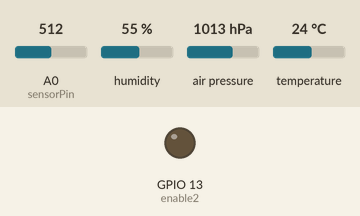
Simulated run of this sketch. Board: ESP8266 (NodeMCU). Parts: output pins drawn as LEDs (lit = HIGH). The test bench sets the inputs (shaded band); at power-on: A0 (sensorPin) = 512, humidity 55 %, air pressure 1013 hPa, temperature 24 °C. WiFi joins after 1.5 s; servers stay silent unless stated; what the sketch prints to the serial monitor is not drawn.

Above: at 3.3 s.
3.4 s: A0 (sensorPin) set to 444
9.4 s: A0 (sensorPin) set to 419
At 16.5 s:
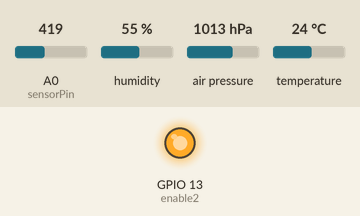
17.2 s: A0 (sensorPin) set to 716
At 28.9 s:
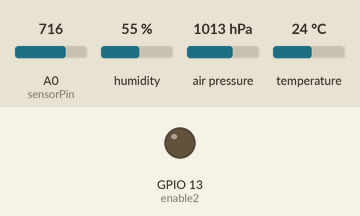
29.6 s: A0 (sensorPin) set to 306
At 41.3 s:
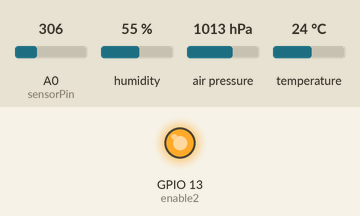
Timing chart, 0 to 42.8 s (numbered marks = the images above; inputs shaded):
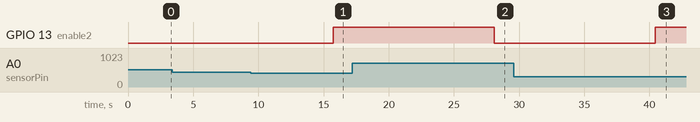

Measured:
- the behaviour switches between 435 and 434 on A0 (sensorPin) (found by bisection; images 0 and 1)
- after the input at 3.4 s, every drawn part: stays the same
- after the input at 9.4 s, GPIO 13 (enable2): LOW → HIGH after 6.4 s
- after the input at 17.2 s, GPIO 13 (enable2): HIGH → LOW after 10.9 s
- after the input at 29.6 s, GPIO 13 (enable2): LOW → HIGH after 10.9 s

The sketch:

minor5.ino.ino
```cpp
#include <ESP8266WiFi.h>
#include "DHT.h"
#include <SFE_BMP180.h>
#include <Wire.h>

#include<ThingSpeak.h>

#define ALTITUDE 431.0
#define DHTPIN 0     // what digital pin we're connected to
#define DHTTYPE DHT11   // DHT 11

SFE_BMP180 pressure;
DHT dht(DHTPIN, DHTTYPE);
const char* ssid     = "saisrinivas"; // Your ssid
const char* password = "Gayathris"; // Your Password

WiFiClient client;
 unsigned long myChannelNumber = 1400536;
 const char * myWriteAPIKey = "9FAQFX9YPJPXKFTG";

int sensorPin = A0;    // input for LDR and rain sensor
int enable2 = 13;      // enable reading Rain sensor
int sensorValue2 = 0;


char status;
double T,P,p0,a;
String result;
WiFiServer server(80);
void setup() {
Serial.begin(115200);
delay(100);
dht.begin();
pinMode(enable2, OUTPUT);
Serial.print("Connecting to ");
Serial.println(ssid);
WiFi.begin(ssid, password);

while (WiFi.status() != WL_CONNECTED) {
delay(500);
Serial.print(".");
}

Serial.println("");
Serial.println("WiFi is connected");
server.begin();
Serial.println("Server started");


Serial.println(WiFi.localIP());
ThingSpeak.begin(client);
  if (pressure.begin())
    Serial.println("BMP180 init success");
  else
  {
    Serial.println("BMP180 init fail\n\n");
    while(1); // Pause forever.
  }
  delay(500);
}

void loop() {
    status = pressure.getPressure(P,T);//get the pressure and stores the value in P
    if (status != 0)
    {
      Serial.print("absolute pressure: ");
          Serial.print(P,2);
          Serial.print(" mb, ");
p0 = pressure.sealevel(P,ALTITUDE); // we're at 431 meters (Boulder, CO)
Serial.print("provided altitude:");
Serial.print(ALTITUDE);
Serial.print("relative (sea-level) pressure: ");
Serial.print(p0,2);
Serial.print(" mb, ");
Serial.println("");
}
ThingSpeak.writeField(myChannelNumber, 3, (float)p0, myWriteAPIKey);
delay(1000);
sensorValue2 = analogRead(sensorPin);
sensorValue2 = constrain(sensorValue2, 150, 440); //limits the value of sensorvalue2 in between 150 to 440 constrain(variable,low,high);
sensorValue2 = map(sensorValue2, 150, 440, 1023, 0); //used to scale the two different ranges map(variable,from low,from high,to low,to high);
if (sensorValue2>= 20)
{
  result="rain is detected";
  Serial.print(result);

digitalWrite(enable2, HIGH);
  }
  else

{
  result= "rain not detected";
  Serial.print(result);
  digitalWrite(enable2, LOW);
  }
Serial.print(",");
Serial.print("Rain value:");
Serial.println(sensorValue2);
delay(100);
ThingSpeak.writeField(myChannelNumber, 4, (String)sensorValue2, myWriteAPIKey);
float h = dht.readHumidity();
Serial.print("Humidity:");
Serial.print(h);
Serial.print(",");
delay(2000);
// Read temperature as Celsius (the default)
float t = dht.readTemperature();
Serial.print("Temperature:");
Serial.print(t);
Serial.print("°c,");
// Read temperature as Fahrenheit (isFahrenheit = true)
float f = dht.readTemperature(true);
Serial.print(f);
Serial.print("°f");
Serial.println("");
delay(1000);
ThingSpeak.writeField(myChannelNumber, 1, t, myWriteAPIKey);
delay(2000);
ThingSpeak.writeField(myChannelNumber, 2, h, myWriteAPIKey);
delay(1000);
WiFiClient client = server.available();
client.println("HTTP/1.1 200 OK");
client.println("Content-Type: text/html");
client.println("Connection: close");  // the connection will be closed after completion of the response
client.println("Refresh: 10");  // update the page after 10 sec
client.println();
client.println("<!DOCTYPE HTML>");
client.println("<html>");
client.println("<style>html { font-family:'Times New Roman',serif; display: block; margin: 0px auto; text-align: center;color: #333333; background-color: lightgray;}");
client.println("body{margin-top: 50px;}");
client.println("h1 {font-family:'Times New Roman', sans-serif; margin: 50px auto 30px; font-size: 50px; text-align: center;color:black}");
client.println(".side_adjust{display: inline-block;vertical-align: middle;position: relative;}");
client.println(".text1{font-weight: 180; padding-left: 15px; font-size: 50px; width: 170px; text-align: left; color: #3498db;}");
client.println(".data1{font-weight: 180; padding-left: 80px; font-size: 50px;color: #3498db;}");
client.println(".text2{font-weight: 180; font-size: 50px; width: 170px; text-align: left; color: Tomato;}");
client.println(".data2{font-weight: 180; padding-left: 150px; font-size: 50px;color: Tomato;}");
client.println(".text3{font-weight: 180; padding-left: 15px; font-size: 50px; width: 170px; text-align: left; color: #0066ff;}");
client.println(".data3{font-weight: 180; padding-left: 80px; font-size: 50px;color: #0066ff;}");
client.println(".data4{font-weight: 180; padding-left: 10px; font-size: 50px;color: #0066ff;}");
client.println(".result{font-family:'Times New Roman', sans-serif; margin: 50px auto 30px; font-size: 50px; text-align: center;color:Tomato;}");
client.println(".data{padding: 10px;}");
client.println("</style>");
client.println("</head>");
client.println("<body>");
client.println("<div id=\"webpage\">");
client.println("<marquee direction=\"right\" scrollamount=\"12\"><h1>!!!Weather Station server!!!</h1></marquee>");
client.println("<div class=\"data\">");
client.println("<div class=\"side_adjust text1\">Humidity:</div>");
client.println("<div class=\"side_adjust data1\">");
client.print(h);
client.println("<div class=\"side_adjust text1\">%</div>");
client.println("</div>");
client.println("<div class=\"data\">");
client.println("<div class=\"side_adjust text2\">Temperature:</div>");
client.println("<div class=\"side_adjust data2\">");
client.print(t);
client.println("<div class=\"side_adjust text2\">*C</div>");
client.print(f);
client.println("<div class=\"side_adjust text2\">*F</div>");
client.println("</div>");
client.println("<div class=\"data\">");
client.println("<div class=\"side_adjust text3\">Pressure:</div>");
client.println("<div class=\"side_adjust data3\">");
client.print(p0,2);
client.println("<div class=\"side_adjust text3\">mb</div>");
client.println("</div>");
client.println("<div class=\"data\">");
client.println("<div class=\"side_adjust text3\">Rain:</div>");
client.println("<div class=\"side_adjust data4\">");
client.print(sensorValue2);
client.println("</div>");
client.println("<div class=\"data\">");
client.println("<div class=\"result\">");
client.print(result);
client.println("</div>");
client.println("</div>");
client.println("</body>");
client.println("</html>");
 delay(4000);
}
```
